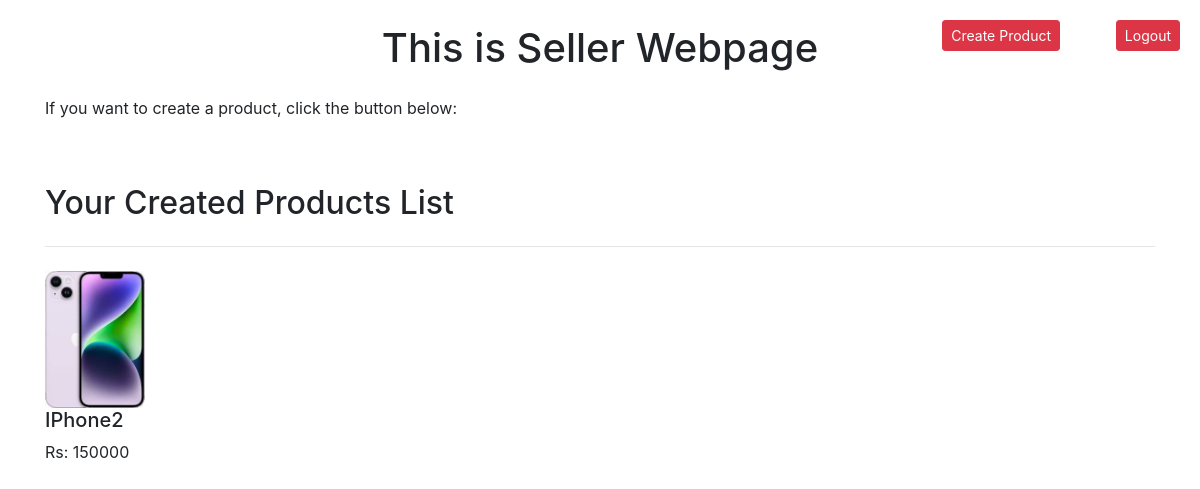
Screenshot of /products/sellerview/ (signed in) with the database file from the repository.
### Products/models.py (models this page shows)
class CreateProduct(models.Model):
    user=models.ForeignKey(Profile,on_delete=models.CASCADE)
    name=models.CharField(max_length=200)
    price=models.IntegerField()
    description=models.TextField()
    image=models.ImageField(upload_to='product_images/')
    posted_date=models.DateTimeField(auto_now_add=True)

### Products/views.py (the view)
# urls.py: path('sellerview/',views.sellerview , name='sellerview'),
def sellerview(request):
    user_id=request.user.id
    print(user_id)
    user_seller=CreateProduct.objects.filter(user_id=user_id)
    print(user_seller)
    return render(request,'products/sellerproductlist.html',{'list':user_seller})

### Products/templates/products/sellerproductlist.html (shortened to what this page needs)
<!DOCTYPE html>
<html lang="en">
<head>
    <link rel="stylesheet" href="https://cdn.jsdelivr.net/npm/bootstrap@4.6.2/dist/css/bootstrap.min.css">
</head>
<body>
    <div class="container mt-4">
        <h1 class="text-center mb-4">This is Seller Webpage</h1>
        <p>If you want to create a product, click the button below:</p>
        <a href="{% url 'product:create' %}" class="btn btn-sm btn-danger create-btn">Create Product</a>
        <br><br>
        <h2>Your Created Products List</h2>
        <hr class="my-4">
        <div class="row product-list">
            {% for i in list %}
            <div class="col-md-4 product-item">
                <a href="{% url 'product:product_detail' i.id %}">
                    <img src="{{ i.image.url }}" alt="{{ i.name }}" class="img-fluid">
                    <h5>{{ i.name }}</h5>
                    <p>Rs: {{ i.price }}</p>
                </a>
            </div>
            {% endfor %}
        </div>
        <a href="{% url 'user:logout_view' %}" class="btn btn-sm btn-danger logout-btn">Logout</a>
    </div>
</body>
</html>

### Products/templates/products/sellerproductlist.html (style rules this page uses)
.logout-btn, .create-btn { position: absolute; top: 20px; }
.create-btn { right: 140px; }
.logout-btn { right: 20px; }
.product-list img { width: 100px; height: auto; }
.product-list .product-item { margin-bottom: 30px; }
.product-list a { text-decoration: none; color: inherit; }

### rows the page displays
CreateProduct: image (picture), name "IPhone2", price "150000"
